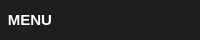
    <widget class="QFrame" name="Frame_top">
     <property name="sizePolicy">
      <sizepolicy hsizetype="Preferred" vsizetype="Fixed">
       <horstretch>0</horstretch>
       <verstretch>0</verstretch>
      </sizepolicy>
     </property>
     <property name="minimumSize">
      <size>
       <width>0</width>
       <height>40</height>
      </size>
     </property>
     <property name="maximumSize">
      <size>
       <width>16777215</width>
       <height>40</height>
      </size>
     </property>
     <property name="styleSheet">
      <string notr="true">background-color: rgb(30, 30, 30);</string>
     </property>
     <property name="frameShape">
      <enum>QFrame::NoFrame</enum>
     </property>
     <property name="frameShadow">
      <enum>QFrame::Raised</enum>
     </property>
     <layout class="QHBoxLayout" name="horizontalLayout_2">
      <property name="spacing">
       <number>0</number>
      </property>
      <property name="leftMargin">
       <number>0</number>
      </property>
      <property name="topMargin">
       <number>0</number>
      </property>
      <property name="rightMargin">
       <number>0</number>
      </property>
      <property name="bottomMargin">
       <number>0</number>
      </property>
      <item>
       <widget class="QFrame" name="frame_top_left">
        <property name="maximumSize">
         <size>
          <width>60</width>
          <height>16777215</height>
         </size>
        </property>
        <property name="palette">
         <palette>
          <active>
           <colorrole role="Button">
            <brush brushstyle="SolidPattern">
             <color alpha="255">
              <red>30</red>
              <green>30</green>
              <blue>30</blue>
             </color>
            </brush>
           </colorrole>
           <colorrole role="Base">
            <brush brushstyle="SolidPattern">
             <color alpha="255">
              <red>30</red>
              <green>30</green>
              <blue>30</blue>
             </color>
            </brush>
           </colorrole>
           <colorrole role="Window">
            <brush brushstyle="SolidPattern">
             <color alpha="255">
              <red>30</red>
              <green>30</green>
              <blue>30</blue>
             </color>
            </brush>
           </colorrole>
           <colorrole role="Highlight">
            <brush brushstyle="SolidPattern">
             <color alpha="255">
              <red>0</red>
              <green>120</green>
              <blue>215</blue>
             </color>
            </brush>
           </colorrole>
          </active>
          <inactive>
           <colorrole role="Button">
            <brush brushstyle="SolidPattern">
             <color alpha="255">
              <red>30</red>
              <green>30</green>
              <blue>30</blue>
             </color>
            </brush>
           </colorrole>
           <colorrole role="Base">
            <brush brushstyle="SolidPattern">
             <color alpha="255">
              <red>30</red>
              <green>30</green>
              <blue>30</blue>
             </color>
            </brush>
           </colorrole>
           <colorrole role="Window">
            <brush brushstyle="SolidPattern">
             <color alpha="255">
              <red>30</red>
              <green>30</green>
              <blue>30</blue>
             </color>
            </brush>
           </colorrole>
           <colorrole role="Highlight">
            <brush brushstyle="SolidPattern">
             <color alpha="255">
              <red>240</red>
              <green>240</green>
              <blue>240</blue>
             </color>
            </brush>
           </colorrole>
          </inactive>
          <disabled>
           <colorrole role="Button">
            <brush brushstyle="SolidPattern">
             <color alpha="255">
              <red>30</red>
              <green>30</green>
              <blue>30</blue>
             </color>
            </brush>
           </colorrole>
           <colorrole role="Base">
            <brush brushstyle="SolidPattern">
             <color alpha="255">
              <red>30</red>
              <green>30</green>
              <blue>30</blue>
             </color>
            </brush>
           </colorrole>
           <colorrole role="Window">
            <brush brushstyle="SolidPattern">
             <color alpha="255">
              <red>30</red>
              <green>30</green>
              <blue>30</blue>
             </color>
            </brush>
           </colorrole>
           <colorrole role="Highlight">
            <brush brushstyle="SolidPattern">
             <color alpha="255">
              <red>0</red>
              <green>120</green>
              <blue>215</blue>
             </color>
            </brush>
           </colorrole>
          </disabled>
         </palette>
        </property>
        <property name="frameShape">
         <enum>QFrame::NoFrame</enum>
        </property>
        <property name="frameShadow">
         <enum>QFrame::Raised</enum>
        </property>
        <layout class="QVBoxLayout" name="verticalLayout_3">
         <property name="spacing">
          <number>0</number>
         </property>
         <property name="leftMargin">
          <number>0</number>
         </property>
         <property name="topMargin">
          <number>0</number>
         </property>
         <property name="rightMargin">
          <number>0</number>
         </property>
         <property name="bottomMargin">
          <number>0</number>
         </property>
         <item>
          <widget class="QPushButton" name="BTN_toggle">
           <property name="sizePolicy">
            <sizepolicy hsizetype="Expanding" vsizetype="Expanding">
             <horstretch>0</horstretch>
             <verstretch>0</verstretch>
            </sizepolicy>
           </property>
           <property name="font">
            <font>
             <pointsize>11</pointsize>
             <bold>true</bold>
            </font>
           </property>
           <property name="styleSheet">
            <string notr="true">QPushButton{
	color: rgb(255, 255, 255);
	border: 0px solid;
}
QPushButton:hover{
	background-color: rgb(85, 8, 90);
}</string>
           </property>
           <property name="text">
            <string>MENU</string>
           </property>
           <property name="iconSize">
            <size>
             <width>24</width>
             <height>24</height>
            </size>
           </property>
          </widget>
         </item>
        </layout>
       </widget>
      </item>
      <item>
       <widget class="QFrame" name="frame_top_right">
        <property name="frameShape">
         <enum>QFrame::NoFrame</enum>
        </property>
        <property name="frameShadow">
         <enum>QFrame::Raised</enum>
        </property>
       </widget>
      </item>
     </layout>
    </widget>
